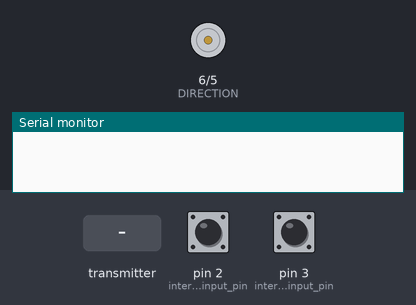
Recording of a sketch running on a simulated Arduino Uno, built with avr-gcc and run on an emulated ATmega328P. On the bench: direction and speed pins drawn as motors (green arrow = direction pin HIGH = forward, orange = LOW = backward, longer = more drive), the last lines printed to the serial monitor. Inputs (shaded band) come from the test bench; at power-on: pin 2 (internal_pullup_input_pin) HIGH, pin 3 (internal_pullup_input_pin) HIGH. No radio packets arrive unless stated.

Above: at 1.2 s.
1.3 s: the transmitter starts sending aux = 256
At 3.0 s:
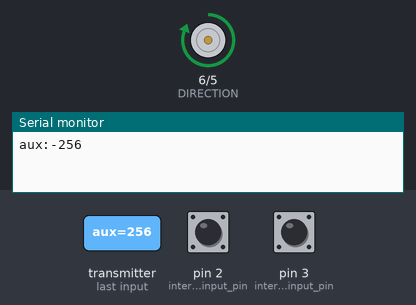
3.8 s: pin 2 (internal_pullup_input_pin) pulled LOW for 0.15 s
Timing chart, 0 to 6.8 s (numbered marks = the images above; inputs shaded):
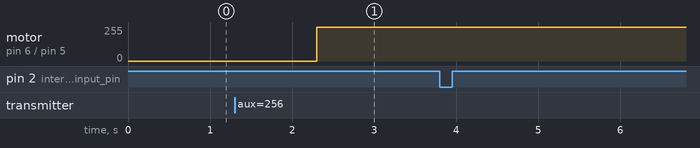

The sketch:

Reciever4.ino
```cpp
#define ENABLE 5
#define DIRECTION 6

#include <SPI.h>
#include <nRF24L01.h>
#include <RF24.h>

RF24 radio(7, 8); // CE, CSN
const byte address[6] = "00004";
volatile long temp, counter = 0;
long aux = 0;

void ai0() {
  if (digitalRead(3) == LOW) {
    counter++;
  } else {
    counter--;
  }
}

void ai1() {
  if (digitalRead(2) == LOW) {
    counter--;
  } else {
    counter++;
  }
}

void setup() {
  Serial.begin (57600);
  pinMode(2, INPUT_PULLUP); // internal pullup input pin 2
  pinMode(3, INPUT_PULLUP); // internal pullup input pin 3
  pinMode(ENABLE, OUTPUT); //RELE ENABLE
  pinMode(DIRECTION, OUTPUT); //RELE DIRECAO
  digitalWrite(ENABLE, LOW);
  attachInterrupt(0, ai0, RISING);
  attachInterrupt(1, ai1, RISING);

  radio.begin();
  radio.openReadingPipe(0, address);
  radio.setPALevel(RF24_PA_MIN);
  radio.startListening();
}

void TurnLeft(int step)
{
  counter = 0;
  digitalWrite(DIRECTION, HIGH);
  digitalWrite(ENABLE, HIGH);
  while (counter >= step)
  {
    if ( counter != temp)
    {
      Serial.print("CONTADOR");
      Serial.println(counter);
      temp = counter;
      if (temp <= step)
      {
        digitalWrite(ENABLE, LOW);  //desaciona relé de controle, motor não gira mais
        aux = 0;
        counter = 0;
        return;
      }
    }
  }
}

void TurnRight(int step)
{
  counter = 0;
  digitalWrite(ENABLE, HIGH);   //aciona o relé de direção, motor girando para esquerda
  digitalWrite(DIRECTION, LOW); //desaaciona o relé de direção, motor girando para direita
  while (counter <= step)
  {
    if ( counter != temp)
    {
      Serial.print("CONTADOR:");
      Serial.println(counter);
      temp = counter;
      if (temp >= step)
      {
        digitalWrite(ENABLE, LOW);  //desaciona relé de controle, motor não gira mais
        aux = 0;
        counter = 0;
        return;
      }
    }
  }
}
void loop() {

  if (radio.available())
    radio.read(&aux, sizeof(aux));

  aux = aux * (-1);
  if (aux != 0) {
    Serial.print("aux:");
    Serial.print(aux);
    Serial.print("\n");
    delay(1000);
  }
  else
    digitalWrite(ENABLE, LOW);

  if (aux > 0)
    TurnRight(aux);

  if (aux < 0)
    TurnLeft(aux);
}
```

Measured:
- after the input at 1.3 s, motor on pin 6 (DIRECTION) / pin 5 (ENABLE): stopped → forward 255/255 after 1.0 s
